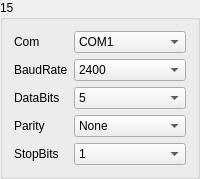
       <widget class="QGroupBox" name="gBoxMeter_15">
        <property name="minimumSize">
         <size>
          <width>171</width>
          <height>171</height>
         </size>
        </property>
        <property name="title">
         <string>15</string>
        </property>
        <layout class="QGridLayout" name="gridLayout_20">
         <item row="0" column="0">
          <widget class="QLabel" name="label_93">
           <property name="sizePolicy">
            <sizepolicy hsizetype="Fixed" vsizetype="Preferred">
             <horstretch>0</horstretch>
             <verstretch>0</verstretch>
            </sizepolicy>
           </property>
           <property name="text">
            <string>Com</string>
           </property>
          </widget>
         </item>
         <item row="0" column="1">
          <widget class="QComboBox" name="comboMeterSerialNum_15">
           <item>
            <property name="text">
             <string>COM1</string>
            </property>
           </item>
           <item>
            <property name="text">
             <string>COM2</string>
            </property>
           </item>
           <item>
            <property name="text">
             <string>COM3</string>
            </property>
           </item>
           <item>
            <property name="text">
             <string>COM4</string>
            </property>
           </item>
           <item>
            <property name="text">
             <string>COM5</string>
            </property>
           </item>
           <item>
            <property name="text">
             <string>COM6</string>
            </property>
           </item>
           <item>
            <property name="text">
             <string>COM7</string>
            </property>
           </item>
           <item>
            <property name="text">
             <string>COM8</string>
            </property>
           </item>
           <item>
            <property name="text">
             <string>COM9</string>
            </property>
           </item>
           <item>
            <property name="text">
             <string>COM10</string>
            </property>
           </item>
           <item>
            <property name="text">
             <string>COM11</string>
            </property>
           </item>
           <item>
            <property name="text">
             <string>COM12</string>
            </property>
           </item>
           <item>
            <property name="text">
             <string>COM13</string>
            </property>
           </item>
           <item>
            <property name="text">
             <string>COM14</string>
            </property>
           </item>
           <item>
            <property name="text">
             <string>COM15</string>
            </property>
           </item>
           <item>
            <property name="text">
             <string>COM16</string>
            </property>
           </item>
           <item>
            <property name="text">
             <string>COM17</string>
            </property>
           </item>
           <item>
            <property name="text">
             <string>COM18</string>
            </property>
           </item>
           <item>
            <property name="text">
             <string>COM19</string>
            </property>
           </item>
           <item>
            <property name="text">
             <string>COM20</string>
            </property>
           </item>
           <item>
            <property name="text">
             <string>COM21</string>
            </property>
           </item>
           <item>
            <property name="text">
             <string>COM22</string>
            </property>
           </item>
           <item>
            <property name="text">
             <string>COM23</string>
            </property>
           </item>
           <item>
            <property name="text">
             <string>COM24</string>
            </property>
           </item>
           <item>
            <property name="text">
             <string>COM25</string>
            </property>
           </item>
           <item>
            <property name="text">
             <string>COM26</string>
            </property>
           </item>
           <item>
            <property name="text">
             <string>COM27</string>
            </property>
           </item>
           <item>
            <property name="text">
             <string>COM28</string>
            </property>
           </item>
           <item>
            <property name="text">
             <string>COM29</string>
            </property>
           </item>
           <item>
            <property name="text">
             <string>COM30</string>
            </property>
           </item>
          </widget>
         </item>
         <item row="1" column="0">
          <widget class="QLabel" name="label_94">
           <property name="text">
            <string>BaudRate</string>
           </property>
          </widget>
         </item>
         <item row="1" column="1">
          <widget class="QComboBox" name="comboMeterBaudRate_15">
           <item>
            <property name="text">
             <string>2400</string>
            </property>
           </item>
           <item>
            <property name="text">
             <string>4800</string>
            </property>
           </item>
           <item>
            <property name="text">
             <string>9600</string>
            </property>
           </item>
           <item>
            <property name="text">
             <string>14400</string>
            </property>
           </item>
           <item>
            <property name="text">
             <string>19200</string>
            </property>
           </item>
           <item>
            <property name="text">
             <string>38400</string>
            </property>
           </item>
           <item>
            <property name="text">
             <string>56000</string>
            </property>
           </item>
          </widget>
         </item>
         <item row="2" column="0">
          <widget class="QLabel" name="label_95">
           <property name="text">
            <string>DataBits</string>
           </property>
          </widget>
         </item>
         <item row="2" column="1">
          <widget class="QComboBox" name="comboMeterBits_15">
           <item>
            <property name="text">
             <string>5</string>
            </property>
           </item>
           <item>
            <property name="text">
             <string>6</string>
            </property>
           </item>
           <item>
            <property name="text">
             <string>7</string>
            </property>
           </item>
           <item>
            <property name="text">
             <string>8</string>
            </property>
           </item>
          </widget>
         </item>
         <item row="3" column="0">
          <widget class="QLabel" name="label_96">
           <property name="text">
            <string>Parity</string>
           </property>
          </widget>
         </item>
         <item row="3" column="1">
          <widget class="QComboBox" name="comboMeterChkBit_15">
           <item>
            <property name="text">
             <string>None</string>
            </property>
           </item>
           <item>
            <property name="text">
             <string>Odd</string>
            </property>
           </item>
           <item>
            <property name="text">
             <string>Even</string>
            </property>
           </item>
          </widget>
         </item>
         <item row="4" column="0">
          <widget class="QLabel" name="label_97">
           <property name="text">
            <string>StopBits</string>
           </property>
          </widget>
         </item>
         <item row="4" column="1">
          <widget class="QComboBox" name="comboMeterEndBit_15">
           <item>
            <property name="text">
             <string>1</string>
            </property>
           </item>
           <item>
            <property name="text">
             <string>1.5</string>
            </property>
           </item>
           <item>
            <property name="text">
             <string>2</string>
            </property>
           </item>
          </widget>
         </item>
        </layout>
       </widget>
